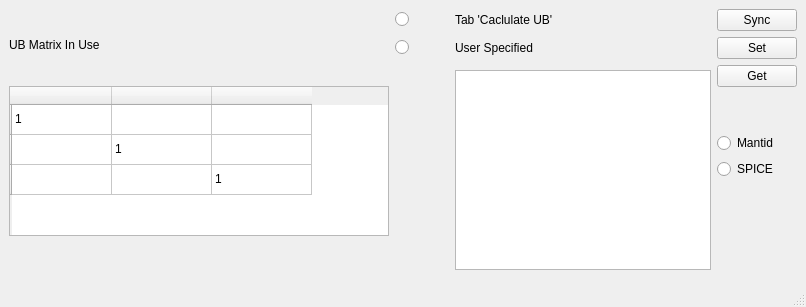
<?xml version="1.0" encoding="UTF-8"?>
<ui version="4.0">
 <class>MainWindow</class>
 <widget class="QMainWindow" name="MainWindow">
  <property name="windowModality">
   <enum>Qt::WindowModal</enum>
  </property>
  <property name="geometry">
   <rect>
    <x>0</x>
    <y>0</y>
    <width>806</width>
    <height>307</height>
   </rect>
  </property>
  <property name="windowTitle">
   <string>MainWindow</string>
  </property>
  <widget class="QWidget" name="centralwidget">
   <layout class="QHBoxLayout" name="horizontalLayout">
    <item>
     <layout class="QVBoxLayout" name="verticalLayout_2">
      <item>
       <widget class="QLabel" name="label">
        <property name="text">
         <string>UB Matrix In Use</string>
        </property>
       </widget>
      </item>
      <item>
       <widget class="UBMatrixTable" name="tableWidget_ubMergeScan">
        <property name="sizePolicy">
         <sizepolicy hsizetype="Expanding" vsizetype="Expanding">
          <horstretch>0</horstretch>
          <verstretch>0</verstretch>
         </sizepolicy>
        </property>
        <property name="maximumSize">
         <size>
          <width>16777215</width>
          <height>150</height>
         </size>
        </property>
        <row>
         <property name="text">
          <string/>
         </property>
        </row>
        <row>
         <property name="text">
          <string/>
         </property>
        </row>
        <row>
         <property name="text">
          <string/>
         </property>
        </row>
        <column>
         <property name="text">
          <string/>
         </property>
        </column>
        <column>
         <property name="text">
          <string/>
         </property>
        </column>
        <column>
         <property name="text">
          <string/>
         </property>
        </column>
        <item row="0" column="0">
         <property name="text">
          <string>1</string>
         </property>
        </item>
        <item row="1" column="1">
         <property name="text">
          <string>1</string>
         </property>
        </item>
        <item row="2" column="2">
         <property name="text">
          <string>1</string>
         </property>
        </item>
       </widget>
      </item>
      <item>
       <spacer name="verticalSpacer_2">
        <property name="orientation">
         <enum>Qt::Vertical</enum>
        </property>
        <property name="sizeType">
         <enum>QSizePolicy::Preferred</enum>
        </property>
        <property name="sizeHint" stdset="0">
         <size>
          <width>20</width>
          <height>40</height>
         </size>
        </property>
       </spacer>
      </item>
     </layout>
    </item>
    <item>
     <layout class="QGridLayout" name="gridLayout_4">
      <item row="2" column="2">
       <widget class="QLabel" name="label_2">
        <property name="text">
         <string>User Specified</string>
        </property>
       </widget>
      </item>
      <item row="0" column="1">
       <spacer name="horizontalSpacer_9">
        <property name="orientation">
         <enum>Qt::Horizontal</enum>
        </property>
        <property name="sizeType">
         <enum>QSizePolicy::Preferred</enum>
        </property>
        <property name="sizeHint" stdset="0">
         <size>
          <width>40</width>
          <height>20</height>
         </size>
        </property>
       </spacer>
      </item>
      <item row="3" column="0">
       <layout class="QVBoxLayout" name="verticalLayout_15"/>
      </item>
      <item row="0" column="0">
       <widget class="QRadioButton" name="radioButton_ubFromTab1">
        <property name="text">
         <string/>
        </property>
       </widget>
      </item>
      <item row="2" column="0">
       <widget class="QRadioButton" name="radioButton_ubFromList">
        <property name="text">
         <string/>
        </property>
       </widget>
      </item>
      <item row="0" column="2">
       <widget class="QLabel" name="label_3">
        <property name="text">
         <string>Tab 'Caclulate UB'</string>
        </property>
       </widget>
      </item>
      <item row="2" column="3">
       <widget class="QPushButton" name="pushButton_setUBSliceView">
        <property name="text">
         <string>Set</string>
        </property>
       </widget>
      </item>
      <item row="0" column="3">
       <widget class="QPushButton" name="pushButton">
        <property name="text">
         <string>Sync</string>
        </property>
       </widget>
      </item>
      <item row="3" column="3">
       <layout class="QVBoxLayout" name="verticalLayout">
        <item>
         <widget class="QPushButton" name="pushButton_2">
          <property name="text">
           <string>Get</string>
          </property>
         </widget>
        </item>
        <item>
         <spacer name="verticalSpacer_3">
          <property name="orientation">
           <enum>Qt::Vertical</enum>
          </property>
          <property name="sizeType">
           <enum>QSizePolicy::Preferred</enum>
          </property>
          <property name="sizeHint" stdset="0">
           <size>
            <width>20</width>
            <height>40</height>
           </size>
          </property>
         </spacer>
        </item>
        <item>
         <widget class="QRadioButton" name="radioButton">
          <property name="text">
           <string>Mantid</string>
          </property>
         </widget>
        </item>
        <item>
         <widget class="QRadioButton" name="radioButton_2">
          <property name="text">
           <string>SPICE</string>
          </property>
         </widget>
        </item>
        <item>
         <spacer name="verticalSpacer">
          <property name="orientation">
           <enum>Qt::Vertical</enum>
          </property>
          <property name="sizeHint" stdset="0">
           <size>
            <width>20</width>
            <height>40</height>
           </size>
          </property>
         </spacer>
        </item>
       </layout>
      </item>
      <item row="3" column="2">
       <widget class="QPlainTextEdit" name="plainTextEdit_ubInput">
        <property name="sizePolicy">
         <sizepolicy hsizetype="Expanding" vsizetype="Expanding">
          <horstretch>0</horstretch>
          <verstretch>0</verstretch>
         </sizepolicy>
        </property>
        <property name="maximumSize">
         <size>
          <width>16777215</width>
          <height>200</height>
         </size>
        </property>
       </widget>
      </item>
     </layout>
    </item>
   </layout>
  </widget>
  <widget class="QMenuBar" name="menubar">
   <property name="geometry">
    <rect>
     <x>0</x>
     <y>0</y>
     <width>806</width>
     <height>25</height>
    </rect>
   </property>
  </widget>
  <widget class="QStatusBar" name="statusbar"/>
 </widget>
 <customwidgets>
  <customwidget>
   <class>UBMatrixTable</class>
   <extends>QTableWidget</extends>
   <header>hfctables.h</header>
  </customwidget>
 </customwidgets>
 <resources/>
 <connections/>
</ui>
